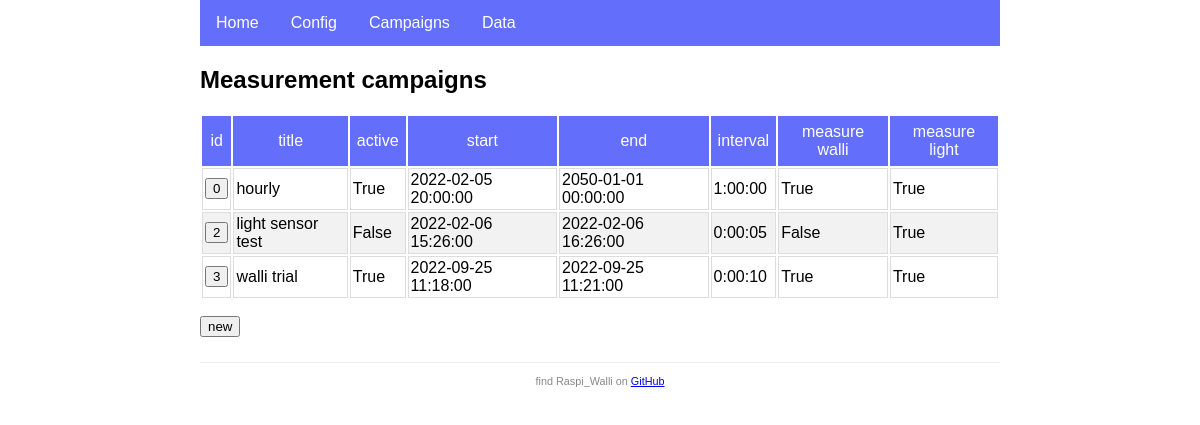
Page /campaigns/ on the earlier database version.
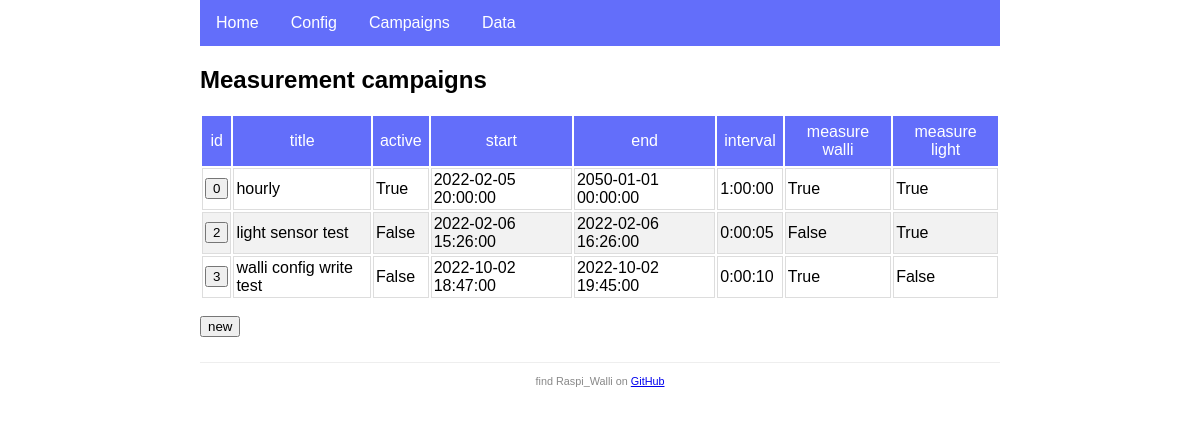
Same page on the later database version.
### app.py (models this page shows, shortened)
class Campaign(db.Model):
    id = db.Column(db.Integer, primary_key=True)
    title = db.Column(db.String(120), nullable=False)
    is_active = db.Column(db.Boolean, default=True)
    start = db.Column(db.DateTime, nullable=False)
    end = db.Column(db.DateTime, nullable=False)
    previous = db.Column(db.DateTime)
    interval = db.Column(db.Interval, nullable=False)
    measure_walli = db.Column(db.Boolean, default=True)
    measure_light = db.Column(db.Boolean, default=True)
    walli_stats = db.relationship('WalliStat', backref='campaign', lazy=True, cascade="all, delete")
    lux_values = db.relationship('LuxValue', backref='campaign', lazy=True, cascade="all, delete")

### app.py (the view)
@app.route('/campaigns/')
def campaigns():
    campaigns = db.session.query(Campaign).all()
    return render_template('campaigns.html', campaigns=campaigns)

### templates/campaigns.html
{% extends 'base.html' %}
{% block content %}
<h2>Measurement campaigns</h2>
<table>
    <thead>
        <tr>
            <th>id</th>
            <th>title</th>
            <th>active</th>
            <th>start</th>
            <th>end</th>
            <th>interval</th>
            <th>measure walli</th>
            <th>measure light</th>
        </tr>
    </thead>
    <tbody>
        {% for cpn in campaigns %}
        <tr>
            <td>
                <a href="edit/{{cpn.id}}/" title="click to edit campaign {{cpn.id}}">
                    <button type="button">{{cpn.id}}</button>
                </a>
            </td>
            <td>{{cpn.title}}</td>
            <td>{{cpn.is_active}}</td>
            <td>{{cpn.start}}</td>
            <td>{{cpn.end}}</td>
            <td>{{cpn.interval}}</td>
            <td>{{cpn.measure_walli}}</td>
            <td>{{cpn.measure_light}}</td>
        </tr>
        {% endfor %}
    </tbody>
</table>
<p>
    <a href="edit">
        <button type="button" title="create a new campaign">new</button>
    </a>
</p>
{% endblock %}

Differences in the rows shown:
changed Campaign id 3: title "walli trial" → "walli config write test"; is_active "True" → "False"; start "2022-09-25 11:18:00" → "2022-10-02 18:47:00"; end "2022-09-25 11:21:00" → "2022-10-02 19:45:00"; measure_light "True" → "False"
